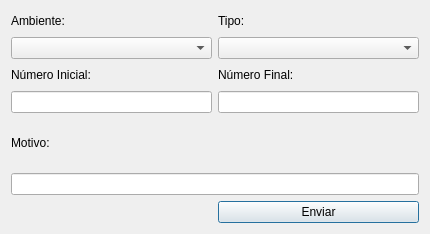
<?xml version="1.0" encoding="UTF-8"?>
<ui version="4.0">
 <class>InutilizacaoDialog</class>
 <widget class="QDialog" name="InutilizacaoDialog">
  <property name="geometry">
   <rect>
    <x>0</x>
    <y>0</y>
    <width>430</width>
    <height>234</height>
   </rect>
  </property>
  <property name="windowTitle">
   <string>Inutilizar Numeração Fiscal</string>
  </property>
  <layout class="QGridLayout" name="gridLayout">
   <item row="0" column="0">
    <layout class="QVBoxLayout" name="verticalLayout_4">
     <item>
      <widget class="QLabel" name="label_4">
       <property name="text">
        <string>Ambiente:</string>
       </property>
      </widget>
     </item>
     <item>
      <widget class="QComboBox" name="CBox_Amb"/>
     </item>
    </layout>
   </item>
   <item row="0" column="1">
    <layout class="QVBoxLayout" name="verticalLayout_3">
     <item>
      <widget class="QLabel" name="label_5">
       <property name="text">
        <string>Tipo:</string>
       </property>
      </widget>
     </item>
     <item>
      <widget class="QComboBox" name="CBox_TipoNF"/>
     </item>
    </layout>
   </item>
   <item row="1" column="0">
    <layout class="QVBoxLayout" name="verticalLayout">
     <item>
      <widget class="QLabel" name="label">
       <property name="text">
        <string>Número Inicial:</string>
       </property>
      </widget>
     </item>
     <item>
      <widget class="QLineEdit" name="Ledit_NumIni"/>
     </item>
    </layout>
   </item>
   <item row="1" column="1">
    <layout class="QVBoxLayout" name="verticalLayout_2">
     <item>
      <widget class="QLabel" name="label_2">
       <property name="text">
        <string>Número Final:</string>
       </property>
      </widget>
     </item>
     <item>
      <widget class="QLineEdit" name="Ledit_NumFinal"/>
     </item>
    </layout>
   </item>
   <item row="2" column="0">
    <widget class="QLabel" name="label_3">
     <property name="text">
      <string>Motivo:</string>
     </property>
    </widget>
   </item>
   <item row="4" column="1">
    <widget class="QPushButton" name="Btn_Enviar">
     <property name="text">
      <string>Enviar</string>
     </property>
    </widget>
   </item>
   <item row="3" column="0" colspan="2">
    <widget class="QLineEdit" name="Ledit_Motivo">
     <property name="text">
      <string/>
     </property>
    </widget>
   </item>
  </layout>
 </widget>
 <resources/>
 <connections/>
</ui>
